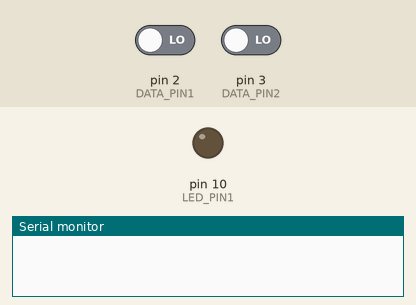
A sketch run on a simulated Arduino Uno, built with avr-gcc and run on an emulated ATmega328P. Parts: output pins drawn as LEDs (lit = HIGH), the last lines printed to the serial monitor. The inputs (shaded band) are chosen by the test bench; at power-on: pin 2 (DATA_PIN1) LOW, pin 3 (DATA_PIN2) LOW.

Above: at 1.2 s.
1.3 s: pin 2 (DATA_PIN1) driven HIGH
At 2.3 s:
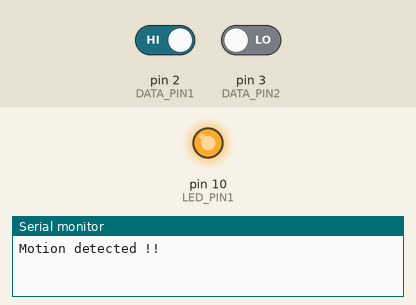
2.8 s: pin 2 (DATA_PIN1) driven LOW
At 3.4 s:
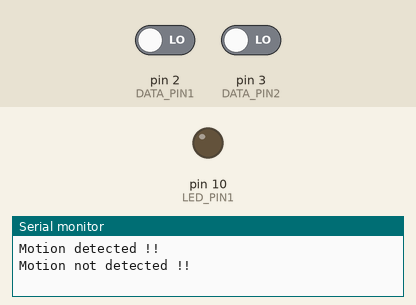
Timing chart, 0 to 5.8 s (numbered marks = the images above; inputs shaded):
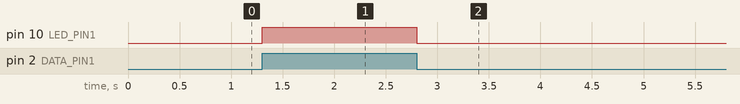

The sketch:

TASK_M1.T3C.ino
```cpp
const uint8_t DATA_PIN1 = 2; //define DATA pin number for sensor 1
const uint8_t LED_PIN1 = 10; //define LED-1 pin
const uint8_t DATA_PIN2 = 3; //define DATA pin number for sensor 2
const uint8_t LED_PIN2 = 10; //define LED-2 pin number

uint8_t sensorState1 = LOW; //set the state of data pin to LOW
uint8_t ledState1 = LOW;    //set the state of led pin to LOW
uint8_t sensorState2 = LOW; //set the state of data pin to LOW
uint8_t ledState2 = LOW;    //set the state of data pin to LOW

void setup()
{
  pinMode(LED_PIN1,OUTPUT); //declares LED Pin as Digital pin10
  pinMode(LED_PIN2,OUTPUT); //declares LED Pin as Digital pin12
  pinMode(DATA_PIN1,INPUT); //declares Data Pin as Digital pin2
  pinMode(DATA_PIN2,INPUT); //declares Data Pin as Digital pin3

  attachInterrupt(digitalPinToInterrupt(DATA_PIN1),task1,CHANGE); //attach interrupts to the code
  attachInterrupt(digitalPinToInterrupt(DATA_PIN2),task2,CHANGE);

  Serial.begin(9600);  //begins serial communication
}

void loop()
{
}

void task1()
{
  sensorState1 = digitalRead(2);//read the input value by input digital pin2
  if(sensorState1 == HIGH)
  {
   ledState1 = HIGH;
   Serial.println("Motion detected !!");
   digitalWrite(10, sensorState1);
  }
  else
  {
   Serial.println("Motion not detected !!");
   digitalWrite(10, sensorState1);
  }

}

void task2()
{
  sensorState2 = digitalRead(3); //read the input value by input digital pin3
  if(sensorState2 == HIGH)
  {
   ledState2 = HIGH;
   Serial.println("Motion detected !!");
   digitalWrite(12, sensorState2);
  }
  else
  {
   Serial.println("Motion not detected !!");
   digitalWrite(12, sensorState2);
  }
}
```

Measured:
- after the input at 1.3 s, pin 10 (LED_PIN1): LOW → HIGH at once
- after the input at 2.8 s, pin 10 (LED_PIN1): HIGH → LOW at once
